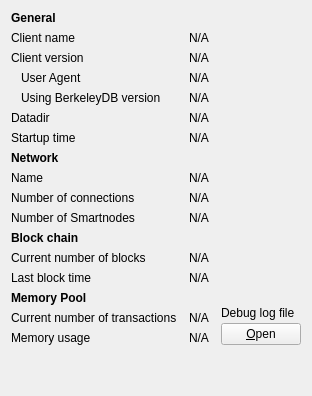
     <widget class="QWidget" name="tab_info">
      <attribute name="title">
       <string>&amp;Information</string>
      </attribute>
      <layout class="QGridLayout" name="gridLayout" columnstretch="0,1,0">
       <property name="horizontalSpacing">
        <number>12</number>
       </property>
       <item row="0" column="0">
        <widget class="QLabel" name="label_9">
         <property name="font">
          <font>
           <weight>75</weight>
           <bold>true</bold>
          </font>
         </property>
         <property name="text">
          <string>General</string>
         </property>
        </widget>
       </item>
       <item row="1" column="0">
        <widget class="QLabel" name="label_5">
         <property name="text">
          <string>Client name</string>
         </property>
        </widget>
       </item>
       <item row="1" column="1" colspan="2">
        <widget class="QLabel" name="clientName">
         <property name="cursor">
          <cursorShape>IBeamCursor</cursorShape>
         </property>
         <property name="text">
          <string>N/A</string>
         </property>
         <property name="textFormat">
          <enum>Qt::PlainText</enum>
         </property>
         <property name="textInteractionFlags">
          <set>Qt::LinksAccessibleByMouse|Qt::TextSelectableByKeyboard|Qt::TextSelectableByMouse</set>
         </property>
        </widget>
       </item>
       <item row="2" column="0">
        <widget class="QLabel" name="label_6">
         <property name="text">
          <string>Client version</string>
         </property>
        </widget>
       </item>
       <item row="2" column="1" colspan="2">
        <widget class="QLabel" name="clientVersion">
         <property name="cursor">
          <cursorShape>IBeamCursor</cursorShape>
         </property>
         <property name="text">
          <string>N/A</string>
         </property>
         <property name="textFormat">
          <enum>Qt::PlainText</enum>
         </property>
         <property name="textInteractionFlags">
          <set>Qt::LinksAccessibleByMouse|Qt::TextSelectableByKeyboard|Qt::TextSelectableByMouse</set>
         </property>
        </widget>
       </item>
       <item row="3" column="0">
        <widget class="QLabel" name="labelClientUserAgent">
         <property name="text">
          <string>User Agent</string>
         </property>
         <property name="indent">
          <number>10</number>
         </property>
        </widget>
       </item>
       <item row="3" column="1" colspan="2">
        <widget class="QLabel" name="clientUserAgent">
         <property name="cursor">
          <cursorShape>IBeamCursor</cursorShape>
         </property>
         <property name="text">
          <string>N/A</string>
         </property>
         <property name="textFormat">
          <enum>Qt::PlainText</enum>
         </property>
         <property name="textInteractionFlags">
          <set>Qt::LinksAccessibleByMouse|Qt::TextSelectableByKeyboard|Qt::TextSelectableByMouse</set>
         </property>
        </widget>
       </item>
       <item row="4" column="0">
        <widget class="QLabel" name="label_berkeleyDBVersion">
         <property name="text">
          <string>Using BerkeleyDB version</string>
         </property>
         <property name="indent">
          <number>10</number>
         </property>
        </widget>
       </item>
       <item row="4" column="1" colspan="2">
        <widget class="QLabel" name="berkeleyDBVersion">
         <property name="cursor">
          <cursorShape>IBeamCursor</cursorShape>
         </property>
         <property name="text">
          <string>N/A</string>
         </property>
         <property name="textFormat">
          <enum>Qt::PlainText</enum>
         </property>
         <property name="textInteractionFlags">
          <set>Qt::LinksAccessibleByMouse|Qt::TextSelectableByKeyboard|Qt::TextSelectableByMouse</set>
         </property>
        </widget>
       </item>
       <item row="5" column="0">
        <widget class="QLabel" name="label_12">
         <property name="text">
          <string>Datadir</string>
         </property>
        </widget>
       </item>
       <item row="5" column="1" colspan="2">
        <widget class="QLabel" name="dataDir">
         <property name="cursor">
          <cursorShape>IBeamCursor</cursorShape>
         </property>
         <property name="text">
          <string>N/A</string>
         </property>
         <property name="textFormat">
          <enum>Qt::PlainText</enum>
         </property>
         <property name="wordWrap">
          <bool>true</bool>
         </property>
         <property name="textInteractionFlags">
          <set>Qt::LinksAccessibleByMouse|Qt::TextSelectableByKeyboard|Qt::TextSelectableByMouse</set>
         </property>
        </widget>
       </item>
       <item row="6" column="0">
        <widget class="QLabel" name="label_13">
         <property name="text">
          <string>Startup time</string>
         </property>
        </widget>
       </item>
       <item row="6" column="1" colspan="2">
        <widget class="QLabel" name="startupTime">
         <property name="cursor">
          <cursorShape>IBeamCursor</cursorShape>
         </property>
         <property name="text">
          <string>N/A</string>
         </property>
         <property name="textFormat">
          <enum>Qt::PlainText</enum>
         </property>
         <property name="textInteractionFlags">
          <set>Qt::LinksAccessibleByMouse|Qt::TextSelectableByKeyboard|Qt::TextSelectableByMouse</set>
         </property>
        </widget>
       </item>
       <item row="7" column="0">
           <widget class="QLabel" name="labelNetwork">
               <property name="font">
                   <font>
                       <weight>75</weight>
                       <bold>true</bold>
                   </font>
               </property>
               <property name="text">
                   <string>Network</string>
               </property>
           </widget>
       </item>
       <item row="8" column="0">
        <widget class="QLabel" name="label_8">
         <property name="text">
          <string>Name</string>
         </property>
        </widget>
       </item>
       <item row="8" column="1" colspan="2">
        <widget class="QLabel" name="networkName">
         <property name="cursor">
          <cursorShape>IBeamCursor</cursorShape>
         </property>
         <property name="text">
          <string>N/A</string>
         </property>
         <property name="textFormat">
          <enum>Qt::PlainText</enum>
         </property>
         <property name="textInteractionFlags">
          <set>Qt::LinksAccessibleByMouse|Qt::TextSelectableByKeyboard|Qt::TextSelectableByMouse</set>
         </property>
        </widget>
       </item>
       <item row="9" column="0">
        <widget class="QLabel" name="label_7">
         <property name="text">
          <string>Number of connections</string>
         </property>
        </widget>
       </item>
       <item row="9" column="1" colspan="2">
        <widget class="QLabel" name="numberOfConnections">
         <property name="cursor">
          <cursorShape>IBeamCursor</cursorShape>
         </property>
         <property name="text">
          <string>N/A</string>
         </property>
         <property name="textFormat">
          <enum>Qt::PlainText</enum>
         </property>
         <property name="textInteractionFlags">
          <set>Qt::LinksAccessibleByMouse|Qt::TextSelectableByKeyboard|Qt::TextSelectableByMouse</set>
         </property>
        </widget>
       </item>
       <item row="10" column="0">
        <widget class="QLabel" name="masternodeCountLabel">
         <property name="text">
          <string>Number of Smartnodes</string>
         </property>
        </widget>
       </item>
       <item row="10" column="1">
        <widget class="QLabel" name="masternodeCount">
         <property name="text">
          <string>N/A</string>
         </property>
        </widget>
       </item>
       <item row="11" column="0">
        <widget class="QLabel" name="label_10">
         <property name="font">
          <font>
           <weight>75</weight>
           <bold>true</bold>
          </font>
         </property>
         <property name="text">
          <string>Block chain</string>
         </property>
        </widget>
       </item>
       <item row="12" column="0">
        <widget class="QLabel" name="label_3">
         <property name="text">
          <string>Current number of blocks</string>
         </property>
        </widget>
       </item>
       <item row="12" column="1" colspan="2">
        <widget class="QLabel" name="numberOfBlocks">
         <property name="cursor">
          <cursorShape>IBeamCursor</cursorShape>
         </property>
         <property name="text">
          <string>N/A</string>
         </property>
         <property name="textFormat">
          <enum>Qt::PlainText</enum>
         </property>
         <property name="textInteractionFlags">
          <set>Qt::LinksAccessibleByMouse|Qt::TextSelectableByKeyboard|Qt::TextSelectableByMouse</set>
         </property>
        </widget>
       </item>
       <item row="13" column="0">
        <widget class="QLabel" name="labelLastBlockTime">
         <property name="text">
          <string>Last block time</string>
         </property>
        </widget>
       </item>
       <item row="13" column="1" colspan="2">
        <widget class="QLabel" name="lastBlockTime">
         <property name="cursor">
          <cursorShape>IBeamCursor</cursorShape>
         </property>
         <property name="text">
          <string>N/A</string>
         </property>
         <property name="textFormat">
          <enum>Qt::PlainText</enum>
         </property>
         <property name="textInteractionFlags">
          <set>Qt::LinksAccessibleByMouse|Qt::TextSelectableByKeyboard|Qt::TextSelectableByMouse</set>
         </property>
        </widget>
       </item>
       <item row="14" column="0">
        <widget class="QLabel" name="labelMempoolTitle">
         <property name="font">
          <font>
           <weight>75</weight>
           <bold>true</bold>
          </font>
         </property>
         <property name="text">
          <string>Memory Pool</string>
         </property>
        </widget>
       </item>
       <item row="15" column="0">
        <widget class="QLabel" name="labelNumberOfTransactions">
         <property name="text">
          <string>Current number of transactions</string>
         </property>
        </widget>
       </item>
       <item row="15" column="1">
        <widget class="QLabel" name="mempoolNumberTxs">
         <property name="cursor">
          <cursorShape>IBeamCursor</cursorShape>
         </property>
         <property name="text">
          <string>N/A</string>
         </property>
         <property name="textFormat">
          <enum>Qt::PlainText</enum>
         </property>
         <property name="textInteractionFlags">
          <set>Qt::LinksAccessibleByMouse|Qt::TextSelectableByKeyboard|Qt::TextSelectableByMouse</set>
         </property>
        </widget>
       </item>
       <item row="16" column="0">
        <widget class="QLabel" name="labelMemoryUsage">
         <property name="text">
          <string>Memory usage</string>
         </property>
        </widget>
       </item>
       <item row="16" column="1">
        <widget class="QLabel" name="mempoolSize">
         <property name="cursor">
          <cursorShape>IBeamCursor</cursorShape>
         </property>
         <property name="text">
          <string>N/A</string>
         </property>
         <property name="textFormat">
          <enum>Qt::PlainText</enum>
         </property>
         <property name="textInteractionFlags">
          <set>Qt::LinksAccessibleByMouse|Qt::TextSelectableByKeyboard|Qt::TextSelectableByMouse</set>
         </property>
        </widget>
       </item>
       <item row="14" column="2" rowspan="3">
        <layout class="QVBoxLayout" name="verticalLayoutDebugButton">
         <property name="spacing">
          <number>3</number>
         </property>
         <item>
          <spacer name="verticalSpacer_2">
           <property name="orientation">
            <enum>Qt::Vertical</enum>
           </property>
           <property name="sizeHint" stdset="0">
            <size>
             <width>10</width>
             <height>5</height>
            </size>
           </property>
          </spacer>
         </item>
         <item>
          <widget class="QLabel" name="labelDebugLogfile">
           <property name="text">
            <string>Debug log file</string>
           </property>
          </widget>
         </item>
         <item>
          <widget class="QPushButton" name="openDebugLogfileButton">
           <property name="toolTip">
            <string>Open the SmartCash Core debug log file from the current data directory. This can take a few seconds for large log files.</string>
           </property>
           <property name="text">
            <string>&amp;Open</string>
           </property>
           <property name="autoDefault">
            <bool>false</bool>
           </property>
          </widget>
         </item>
        </layout>
       </item>
       <item row="18" column="0">
        <spacer name="verticalSpacer">
         <property name="orientation">
          <enum>Qt::Vertical</enum>
         </property>
         <property name="sizeHint" stdset="0">
          <size>
           <width>20</width>
           <height>40</height>
          </size>
         </property>
        </spacer>
       </item>
      </layout>
     </widget>
